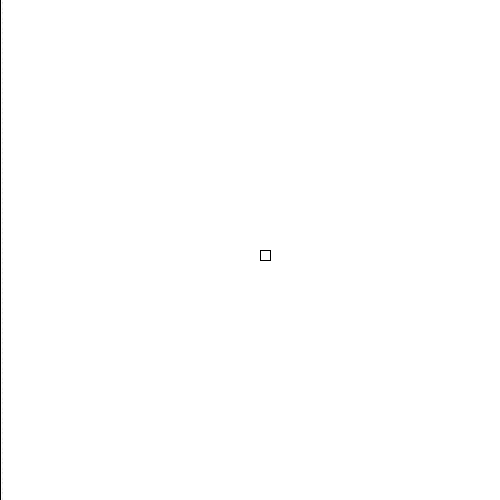
Frame 1 (no input)
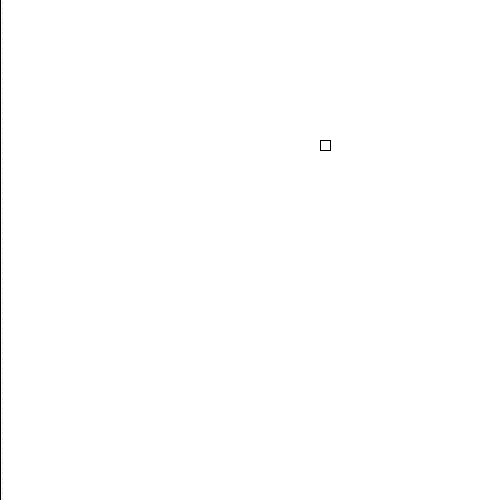
Frame 60 (the mouse pressed at the canvas centre just before this capture)
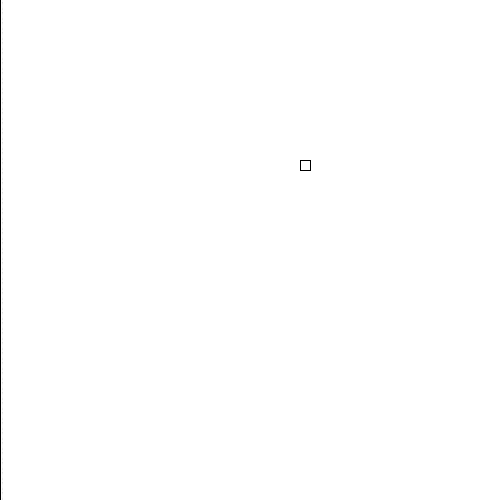
Frame 120 (the mouse held since frame 60 and released just before this capture)

The Processing sketch that drew these frames (run headless with seeded random() and noise(); from frame 60 on, the mouse is pressed at the canvas centre):

// Processing sketch: tui
// ── tui.pde
Walker walker;

int cols = 500;
int rows = 500;
char[][] myArray = new char[cols][rows];
int width = 500;
int height = 500;
int posX = width/2;
int posY = height/2;
int x = width/2;
int y = height/2;
float randNum = random(-5, 5);

void setup() {
  size(500, 500);
  for (int i = 0; i < cols; i+= 5) {
    for (int j = 0; j < rows; j+= 5) {
      myArray[i][j] = ' ';
    }
  }
  
  myArray[x][y] = 'X';
  
  walker = new Walker();
  
}//end of setup

void draw () {
  background(0);
  //loop through array again
   for (int i = 0; i < cols; i++) {
    for (int j = 0; j < rows; j++) {
      text(myArray[i][j], i*2, j*2);
    }
  }
  text(myArray[x][y], posX, posY);
  
  
  walker.update();
  walker.draw();
  
}//end of draw

void keyPressed(){
  if(key == CODED){
    if (keyCode == UP){
      text(myArray[x][y], posX, posY-=5);
      
      //for (int i = 0; i < 10; i+=5){
      //  for (int j = 0; j < 10; j+=5){
      //    myArray[i][j] = 'O';
      //  }
      //}
      
    }else if(keyCode == DOWN){
       text(myArray[x][y], posX, posY+=5);
    }else if(keyCode == LEFT){
      text(myArray[x][y], posX-=5, posY);
    }else if(keyCode == RIGHT){
      text(myArray[x][y], posX+=5, posY);
    }
    
  }
  
}//end of keypressed
// ── Walker.pde
class Walker {
  int x;
  int y;
  int numMoves = 0;
  int MAXMOVES = 500;

  Walker() {
    x = width/2;
    y = height/2;
  }

  void update() {
    if (numMoves < MAXMOVES) {
      int r = floor(random(4));
      if (r == 0) {
        y-=10;
      } else if (r == 1) {
        x+=10;
      } else if (r == 2) {
        y+=10;
      } else if (r == 3) {
        x-=10;
      }
      numMoves++;
    }
  }

  void draw() {
    //point(x, y);
    rect(x, y, 10, 10);
  }
}
